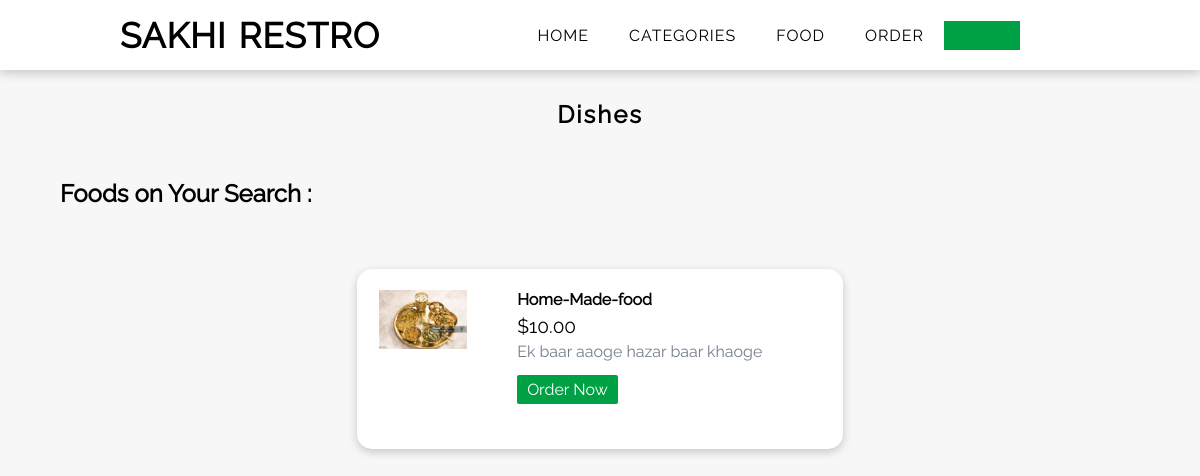
The page /food-search.php on the database its author committed.
### tables this page shows
CREATE TABLE `food` (
  `id` int(10) UNSIGNED NOT NULL,
  `title` varchar(100) NOT NULL,
  `description` text NOT NULL,
  `price` decimal(10,2) NOT NULL,
  `image_name` varchar(255) NOT NULL,
  `category_id` int(10) UNSIGNED NOT NULL,
  `featured` varchar(10) NOT NULL,
  `active` varchar(10) NOT NULL
);

### food-search.php (the view)
<?php include('include/nav.php'); ?>
<section class="food-card" id="section">
    <div class="wrapper">
        <h2 class=" title-letter-space text-center">Dishes</h2>
        <?php
       $search = mysqli_real_escape_string($conn, $_POST['search']);
       ?>
        <h2>Foods on Your Search :<?php echo $search; ?></h2>
        <div class="item-container">
            <?php
           $sql = "SELECT * FROM food WHERE title LIKE '%$search%' OR description LIKE '%$search%'";
           $res = mysqli_query($conn, $sql);
           $count = mysqli_num_rows($res);
           if ($count > 0) {
               while ($row = mysqli_fetch_assoc($res)) {
                   $id = $row['id'];
                   $title = $row['title'];
                   $price = $row['price'];
                   $description = $row['description'];
                   $image_name = $row['image_name'];
           ?>
            <div class="item">
                <?php
                       if ($image_name == "") {
                           echo "Image not available";
                       } else {
                       ?>
                <img src="<?php echo INDEXPAGE; ?>images/food/<?php echo $image_name; ?>">
                <div class="food-menu-desc">
                    <h4><?php echo $title; ?></h4>
                    <p class="food-price">$<?php echo $price; ?></p>
                    <p class="food-detail">
                        <?php echo $description; ?>
                    </p>
                    <br>
                    <a href="<?php echo INDEXPAGE; ?>order.php?food_id=<?php echo $id; ?>"
                        class="btn btn-primary">Order Now</a>
                </div>
            </div>
            <?php
                       }
                   }}
               else{
                   echo "<div class='break'><h1>Nothing found like `$search`</h1>
               <div class='btn-home text-center'>
                   <a href='http://localhost/dbms/index.php'>Go to Home</a>
                   </div></div>";
               }
                   ?>
        </div>

### css/main.css (style rules this page uses)
* { margin : 0; padding : 0; box-sizing : border-box; scroll-behavior: smooth; user-select: none; }
:root { --primary-color : #00A145; --secondary-color : #dfe4ea; --btn-primary-color: #44bd32; --btn-danger-color : #eb2f06; --btn-add-color : #4a69bd; }
body { font-family : 'raleway-regular'; background-color: #f7f7f7; font-size : 16px; }
.text-center { text-align: center; }
.title-letter-space { letter-spacing: 2px; word-spacing : 3px; }
.wrapper { width : 90%; margin: 0 auto; }
.food-card { padding: 50px 0; }
.food-card h2 { margin-bottom: 50px; }
.food-card .item-container { display : flex; flex-grow : 1; flex-basis : 100px; justify-content: space-evenly; padding-bottom : 100px; flex-wrap : wrap; }
.food-card .item { width : 45%; height : 180px; margin : 1%; padding : 2%; background-color: white; border-radius : 15px; box-shadow : 0 3px 10px rgb(0 0 0 / 0.2); }
.food-menu-desc { width : 70%; float : left; padding-left: 50px; }
.food-price { font-size: 1.2rem; margin : 2% 0; }
.food-detail { font-size: 1rem; color : #747d8c; }
.food-card a { text-decoration : none; color : white; padding : 5px 10px; background-color: var(--primary-color); border-radius : 2px; }
#section { padding-top: 100px; }
.food-card img, .details-container .item img { width: 20%; float: left; }

### rows shown on the page
food: image_name (picture), title "Home-Made-food", price "10.00", description "Ek baar aaoge hazar baar khaoge"
